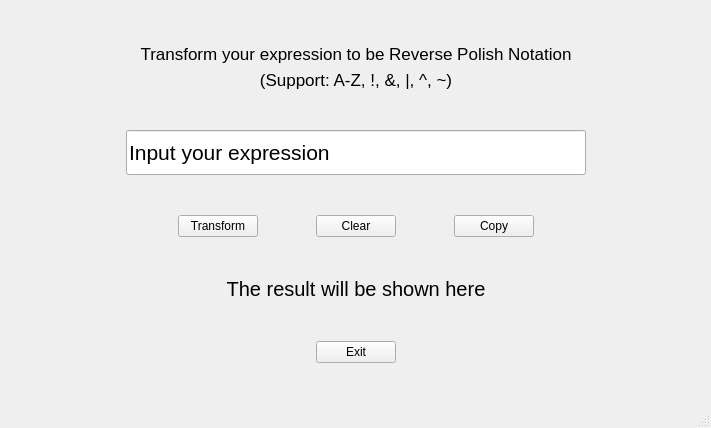
<?xml version="1.0" encoding="UTF-8"?>
<ui version="4.0">
 <class>MainWindow</class>
 <widget class="QMainWindow" name="MainWindow">
  <property name="geometry">
   <rect>
    <x>0</x>
    <y>0</y>
    <width>711</width>
    <height>428</height>
   </rect>
  </property>
  <property name="windowTitle">
   <string>MainWindow</string>
  </property>
  <widget class="QWidget" name="centralWidget">
   <layout class="QGridLayout" name="gridLayout">
    <item row="0" column="1">
     <spacer name="verticalSpacer_4">
      <property name="orientation">
       <enum>Qt::Vertical</enum>
      </property>
      <property name="sizeHint" stdset="0">
       <size>
        <width>20</width>
        <height>56</height>
       </size>
      </property>
     </spacer>
    </item>
    <item row="1" column="0">
     <spacer name="horizontalSpacer_4">
      <property name="orientation">
       <enum>Qt::Horizontal</enum>
      </property>
      <property name="sizeHint" stdset="0">
       <size>
        <width>104</width>
        <height>20</height>
       </size>
      </property>
     </spacer>
    </item>
    <item row="1" column="1">
     <layout class="QVBoxLayout" name="verticalLayout_2">
      <item>
       <widget class="QLabel" name="label_2">
        <property name="enabled">
         <bool>true</bool>
        </property>
        <property name="sizePolicy">
         <sizepolicy hsizetype="Preferred" vsizetype="Preferred">
          <horstretch>0</horstretch>
          <verstretch>0</verstretch>
         </sizepolicy>
        </property>
        <property name="font">
         <font>
          <pointsize>13</pointsize>
         </font>
        </property>
        <property name="text">
         <string>Transform your expression to be Reverse Polish Notation</string>
        </property>
        <property name="alignment">
         <set>Qt::AlignCenter</set>
        </property>
       </widget>
      </item>
      <item>
       <widget class="QLabel" name="label_3">
        <property name="font">
         <font>
          <pointsize>13</pointsize>
         </font>
        </property>
        <property name="text">
         <string>(Support: A-Z, !, &amp;, |, ^, ~)</string>
        </property>
        <property name="alignment">
         <set>Qt::AlignCenter</set>
        </property>
       </widget>
      </item>
      <item>
       <spacer name="verticalSpacer_5">
        <property name="orientation">
         <enum>Qt::Vertical</enum>
        </property>
        <property name="sizeHint" stdset="0">
         <size>
          <width>20</width>
          <height>40</height>
         </size>
        </property>
       </spacer>
      </item>
      <item>
       <widget class="QLineEdit" name="lineEdit">
        <property name="minimumSize">
         <size>
          <width>460</width>
          <height>45</height>
         </size>
        </property>
        <property name="maximumSize">
         <size>
          <width>606</width>
          <height>450</height>
         </size>
        </property>
        <property name="font">
         <font>
          <pointsize>16</pointsize>
         </font>
        </property>
        <property name="text">
         <string>Input your expression</string>
        </property>
        <property name="maxLength">
         <number>99</number>
        </property>
       </widget>
      </item>
      <item>
       <spacer name="verticalSpacer">
        <property name="orientation">
         <enum>Qt::Vertical</enum>
        </property>
        <property name="sizeHint" stdset="0">
         <size>
          <width>20</width>
          <height>40</height>
         </size>
        </property>
       </spacer>
      </item>
      <item>
       <layout class="QHBoxLayout" name="horizontalLayout">
        <item>
         <spacer name="horizontalSpacer_2">
          <property name="orientation">
           <enum>Qt::Horizontal</enum>
          </property>
          <property name="sizeHint" stdset="0">
           <size>
            <width>40</width>
            <height>20</height>
           </size>
          </property>
         </spacer>
        </item>
        <item>
         <widget class="QPushButton" name="pushButton_2">
          <property name="text">
           <string>Transform</string>
          </property>
         </widget>
        </item>
        <item>
         <spacer name="horizontalSpacer">
          <property name="orientation">
           <enum>Qt::Horizontal</enum>
          </property>
          <property name="sizeHint" stdset="0">
           <size>
            <width>40</width>
            <height>20</height>
           </size>
          </property>
         </spacer>
        </item>
        <item>
         <widget class="QPushButton" name="pushButton">
          <property name="text">
           <string>Clear</string>
          </property>
         </widget>
        </item>
        <item>
         <spacer name="horizontalSpacer_3">
          <property name="orientation">
           <enum>Qt::Horizontal</enum>
          </property>
          <property name="sizeHint" stdset="0">
           <size>
            <width>40</width>
            <height>20</height>
           </size>
          </property>
         </spacer>
        </item>
        <item>
         <widget class="QPushButton" name="pushButton_4">
          <property name="text">
           <string>Copy</string>
          </property>
         </widget>
        </item>
        <item>
         <spacer name="horizontalSpacer_7">
          <property name="orientation">
           <enum>Qt::Horizontal</enum>
          </property>
          <property name="sizeHint" stdset="0">
           <size>
            <width>40</width>
            <height>20</height>
           </size>
          </property>
         </spacer>
        </item>
       </layout>
      </item>
      <item>
       <spacer name="verticalSpacer_2">
        <property name="orientation">
         <enum>Qt::Vertical</enum>
        </property>
        <property name="sizeHint" stdset="0">
         <size>
          <width>20</width>
          <height>40</height>
         </size>
        </property>
       </spacer>
      </item>
      <item>
       <widget class="QLabel" name="label">
        <property name="font">
         <font>
          <pointsize>15</pointsize>
         </font>
        </property>
        <property name="text">
         <string>The result will be shown here</string>
        </property>
        <property name="textFormat">
         <enum>Qt::AutoText</enum>
        </property>
        <property name="alignment">
         <set>Qt::AlignCenter</set>
        </property>
       </widget>
      </item>
      <item>
       <spacer name="verticalSpacer_6">
        <property name="orientation">
         <enum>Qt::Vertical</enum>
        </property>
        <property name="sizeHint" stdset="0">
         <size>
          <width>20</width>
          <height>40</height>
         </size>
        </property>
       </spacer>
      </item>
      <item>
       <layout class="QHBoxLayout" name="horizontalLayout_5">
        <item>
         <spacer name="horizontalSpacer_6">
          <property name="orientation">
           <enum>Qt::Horizontal</enum>
          </property>
          <property name="sizeHint" stdset="0">
           <size>
            <width>40</width>
            <height>20</height>
           </size>
          </property>
         </spacer>
        </item>
        <item>
         <widget class="QPushButton" name="pushButton_3">
          <property name="text">
           <string>Exit</string>
          </property>
         </widget>
        </item>
        <item>
         <spacer name="horizontalSpacer_8">
          <property name="orientation">
           <enum>Qt::Horizontal</enum>
          </property>
          <property name="sizeHint" stdset="0">
           <size>
            <width>40</width>
            <height>20</height>
           </size>
          </property>
         </spacer>
        </item>
       </layout>
      </item>
     </layout>
    </item>
    <item row="2" column="1">
     <spacer name="verticalSpacer_3">
      <property name="orientation">
       <enum>Qt::Vertical</enum>
      </property>
      <property name="sizeHint" stdset="0">
       <size>
        <width>20</width>
        <height>55</height>
       </size>
      </property>
     </spacer>
    </item>
    <item row="1" column="2">
     <spacer name="horizontalSpacer_5">
      <property name="orientation">
       <enum>Qt::Horizontal</enum>
      </property>
      <property name="sizeHint" stdset="0">
       <size>
        <width>103</width>
        <height>20</height>
       </size>
      </property>
     </spacer>
    </item>
   </layout>
  </widget>
  <widget class="QMenuBar" name="menuBar">
   <property name="geometry">
    <rect>
     <x>0</x>
     <y>0</y>
     <width>711</width>
     <height>26</height>
    </rect>
   </property>
  </widget>
  <widget class="QStatusBar" name="statusBar"/>
 </widget>
 <layoutdefault spacing="6" margin="11"/>
 <resources/>
 <connections>
  <connection>
   <sender>pushButton_3</sender>
   <signal>released()</signal>
   <receiver>MainWindow</receiver>
   <slot>close()</slot>
   <hints>
    <hint type="sourcelabel">
     <x>377</x>
     <y>366</y>
    </hint>
    <hint type="destinationlabel">
     <x>568</x>
     <y>391</y>
    </hint>
   </hints>
  </connection>
 </connections>
</ui>
